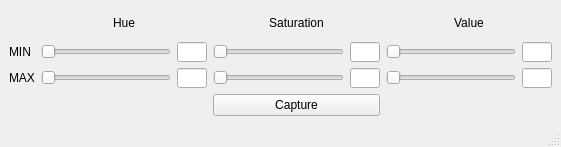
<?xml version="1.0" encoding="UTF-8"?>
<ui version="4.0">
 <class>MainWindow</class>
 <widget class="QMainWindow" name="MainWindow">
  <property name="geometry">
   <rect>
    <x>0</x>
    <y>0</y>
    <width>561</width>
    <height>147</height>
   </rect>
  </property>
  <property name="minimumSize">
   <size>
    <width>10</width>
    <height>0</height>
   </size>
  </property>
  <property name="windowTitle">
   <string>MainWindow</string>
  </property>
  <widget class="QWidget" name="centralwidget">
   <layout class="QGridLayout" name="gridLayout">
    <item row="1" column="2">
     <layout class="QHBoxLayout" name="slider_4">
      <item>
       <widget class="QSlider" name="slider_s_min">
        <property name="orientation">
         <enum>Qt::Horizontal</enum>
        </property>
       </widget>
      </item>
      <item>
       <widget class="QLineEdit" name="lineEdit_s_min">
        <property name="sizePolicy">
         <sizepolicy hsizetype="Fixed" vsizetype="Fixed">
          <horstretch>0</horstretch>
          <verstretch>0</verstretch>
         </sizepolicy>
        </property>
        <property name="maximumSize">
         <size>
          <width>30</width>
          <height>20</height>
         </size>
        </property>
        <property name="maxLength">
         <number>4</number>
        </property>
       </widget>
      </item>
     </layout>
    </item>
    <item row="2" column="2">
     <layout class="QHBoxLayout" name="slider_3">
      <item>
       <widget class="QSlider" name="slider_s_max">
        <property name="orientation">
         <enum>Qt::Horizontal</enum>
        </property>
       </widget>
      </item>
      <item>
       <widget class="QLineEdit" name="lineEdit_s_max">
        <property name="sizePolicy">
         <sizepolicy hsizetype="Fixed" vsizetype="Fixed">
          <horstretch>0</horstretch>
          <verstretch>0</verstretch>
         </sizepolicy>
        </property>
        <property name="maximumSize">
         <size>
          <width>30</width>
          <height>20</height>
         </size>
        </property>
        <property name="maxLength">
         <number>4</number>
        </property>
       </widget>
      </item>
     </layout>
    </item>
    <item row="2" column="3">
     <layout class="QHBoxLayout" name="slider_6">
      <item>
       <widget class="QSlider" name="slider_l_max">
        <property name="orientation">
         <enum>Qt::Horizontal</enum>
        </property>
       </widget>
      </item>
      <item>
       <widget class="QLineEdit" name="lineEdit_l_max">
        <property name="sizePolicy">
         <sizepolicy hsizetype="Fixed" vsizetype="Fixed">
          <horstretch>0</horstretch>
          <verstretch>0</verstretch>
         </sizepolicy>
        </property>
        <property name="maximumSize">
         <size>
          <width>30</width>
          <height>20</height>
         </size>
        </property>
        <property name="maxLength">
         <number>4</number>
        </property>
       </widget>
      </item>
     </layout>
    </item>
    <item row="1" column="1">
     <layout class="QHBoxLayout" name="slider">
      <item>
       <widget class="QSlider" name="slider_h_min">
        <property name="orientation">
         <enum>Qt::Horizontal</enum>
        </property>
       </widget>
      </item>
      <item>
       <widget class="QLineEdit" name="lineEdit_h_min">
        <property name="sizePolicy">
         <sizepolicy hsizetype="Fixed" vsizetype="Fixed">
          <horstretch>0</horstretch>
          <verstretch>0</verstretch>
         </sizepolicy>
        </property>
        <property name="maximumSize">
         <size>
          <width>30</width>
          <height>20</height>
         </size>
        </property>
        <property name="maxLength">
         <number>4</number>
        </property>
       </widget>
      </item>
     </layout>
    </item>
    <item row="1" column="3">
     <layout class="QHBoxLayout" name="slider_5">
      <item>
       <widget class="QSlider" name="slider_l_min">
        <property name="orientation">
         <enum>Qt::Horizontal</enum>
        </property>
       </widget>
      </item>
      <item>
       <widget class="QLineEdit" name="lineEdit_l_min">
        <property name="sizePolicy">
         <sizepolicy hsizetype="Fixed" vsizetype="Fixed">
          <horstretch>0</horstretch>
          <verstretch>0</verstretch>
         </sizepolicy>
        </property>
        <property name="maximumSize">
         <size>
          <width>30</width>
          <height>20</height>
         </size>
        </property>
        <property name="maxLength">
         <number>4</number>
        </property>
       </widget>
      </item>
     </layout>
    </item>
    <item row="2" column="1">
     <layout class="QHBoxLayout" name="slider_2">
      <item>
       <widget class="QSlider" name="slider_h_max">
        <property name="orientation">
         <enum>Qt::Horizontal</enum>
        </property>
       </widget>
      </item>
      <item>
       <widget class="QLineEdit" name="lineEdit_h_max">
        <property name="sizePolicy">
         <sizepolicy hsizetype="Fixed" vsizetype="Fixed">
          <horstretch>0</horstretch>
          <verstretch>0</verstretch>
         </sizepolicy>
        </property>
        <property name="maximumSize">
         <size>
          <width>30</width>
          <height>20</height>
         </size>
        </property>
        <property name="maxLength">
         <number>4</number>
        </property>
       </widget>
      </item>
     </layout>
    </item>
    <item row="0" column="3">
     <widget class="QLabel" name="label_5">
      <property name="text">
       <string>Value</string>
      </property>
      <property name="alignment">
       <set>Qt::AlignCenter</set>
      </property>
     </widget>
    </item>
    <item row="3" column="2">
     <widget class="QPushButton" name="button_capture">
      <property name="text">
       <string>Capture</string>
      </property>
     </widget>
    </item>
    <item row="0" column="1">
     <widget class="QLabel" name="label_3">
      <property name="text">
       <string>Hue</string>
      </property>
      <property name="alignment">
       <set>Qt::AlignCenter</set>
      </property>
     </widget>
    </item>
    <item row="0" column="2">
     <widget class="QLabel" name="label_4">
      <property name="text">
       <string>Saturation</string>
      </property>
      <property name="alignment">
       <set>Qt::AlignCenter</set>
      </property>
     </widget>
    </item>
    <item row="1" column="0">
     <widget class="QLabel" name="label">
      <property name="text">
       <string>MIN</string>
      </property>
     </widget>
    </item>
    <item row="2" column="0">
     <widget class="QLabel" name="label_2">
      <property name="text">
       <string>MAX</string>
      </property>
     </widget>
    </item>
   </layout>
   <zorder>label_3</zorder>
   <zorder>label_5</zorder>
   <zorder>label</zorder>
   <zorder>label_2</zorder>
   <zorder>label_4</zorder>
   <zorder></zorder>
   <zorder>button_capture</zorder>
  </widget>
  <widget class="QStatusBar" name="statusbar"/>
 </widget>
 <resources/>
 <connections/>
</ui>
